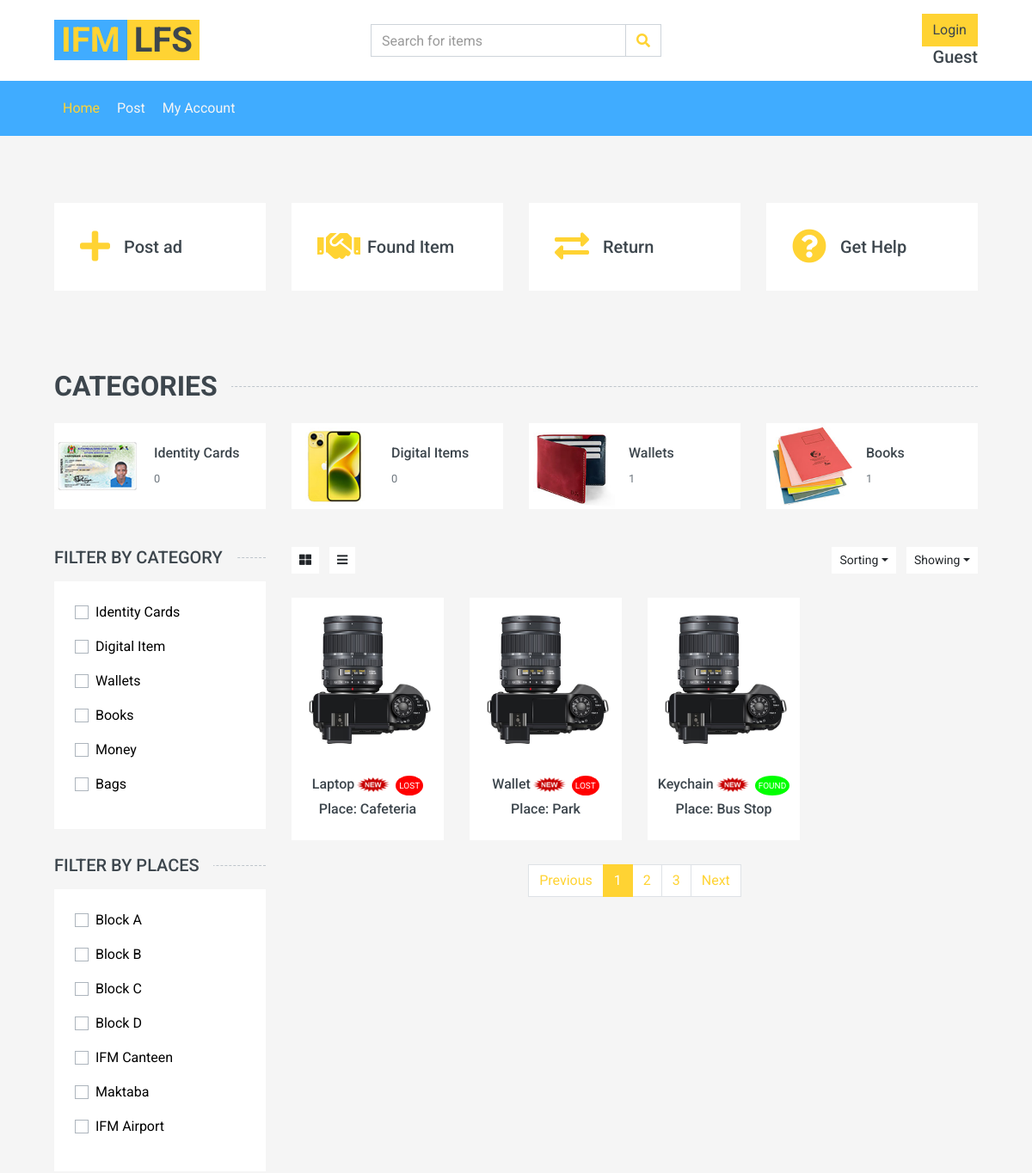
The page /search.php (upper part) on the database as committed earlier.
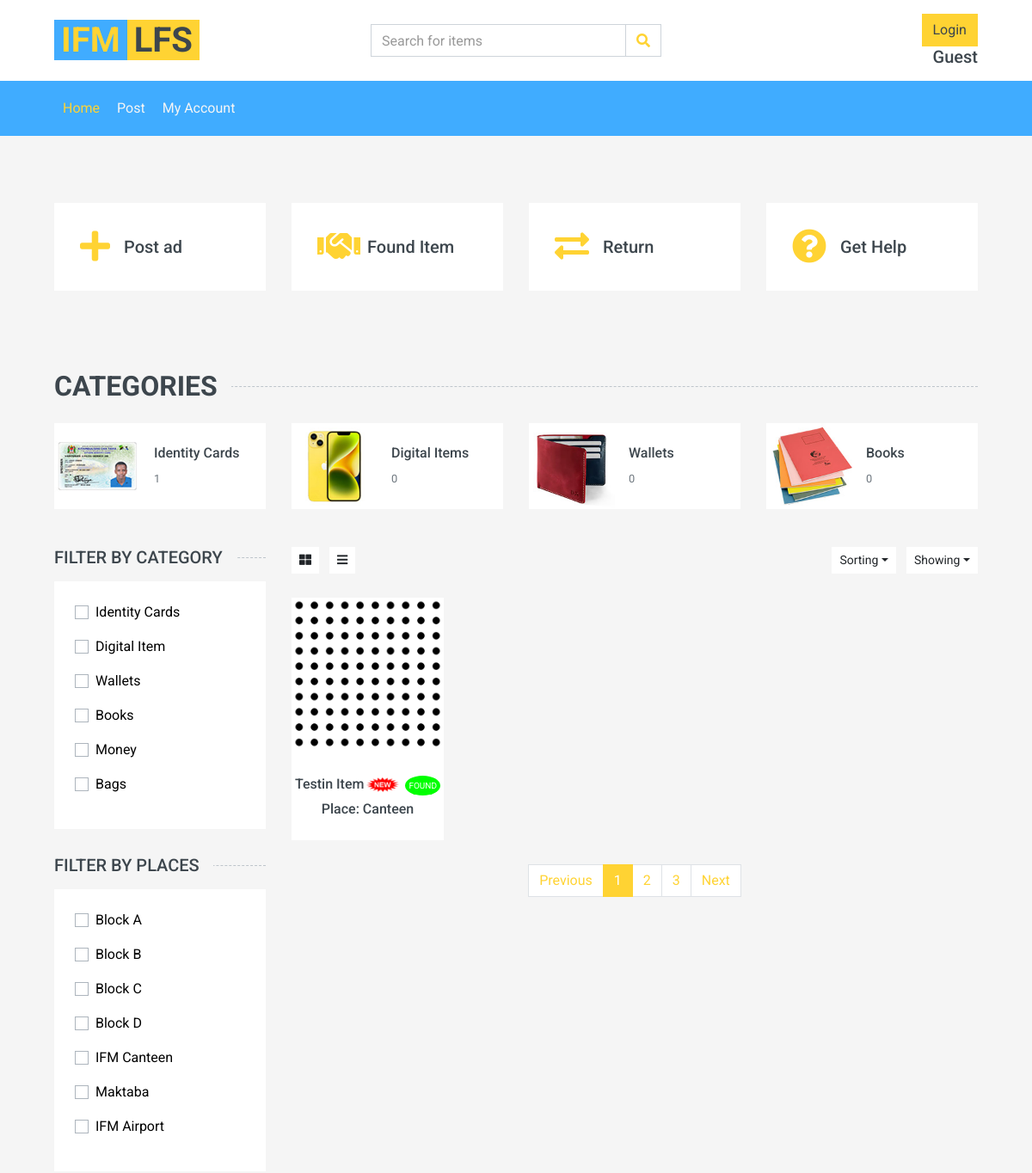
The same page on the database as committed later.
### tables this page shows
CREATE TABLE `categories` (
  `id` int(11) NOT NULL AUTO_INCREMENT,
  `category_name` varchar(50) NOT NULL,
  `link` varchar(50) NOT NULL,
  PRIMARY KEY (`id`)
);

CREATE TABLE `places` (
  `id` int(11) NOT NULL AUTO_INCREMENT,
  `place_name` varchar(50) NOT NULL,
  PRIMARY KEY (`id`)
);

CREATE TABLE `items` (
  `item_id` int(11) NOT NULL AUTO_INCREMENT,
  `item_name` varchar(255) DEFAULT NULL,
  `category` varchar(255) DEFAULT NULL,
  `description` varchar(255) DEFAULT NULL,
  `postedby` int(11) DEFAULT NULL,
  `location_found` varchar(255) DEFAULT NULL,
  `location_lost` varchar(255) DEFAULT NULL,
  `date_found` varchar(255) DEFAULT NULL,
  `date_lost` varchar(255) DEFAULT NULL,
  `owner_name` varchar(255) DEFAULT NULL,
  `owner_contact` varchar(255) DEFAULT NULL,
  `claimed` tinyint(1) DEFAULT 0,
  `foundby` int(11) DEFAULT NULL,
  `type` varchar(255) DEFAULT NULL,
  `claimed_by` int(11) DEFAULT NULL,
  `status` int(11) DEFAULT 0,
  `claimed_date` date DEFAULT NULL,
  `image` varchar(255) DEFAULT NULL,
  PRIMARY KEY (`item_id`),
  KEY `postedby` (`postedby`),
  KEY `claimed_by` (`claimed_by`),
  KEY `foundby` (`foundby`),
  CONSTRAINT `items_ibfk_1` FOREIGN KEY (`postedby`) REFERENCES `users` (`id`),
  CONSTRAINT `items_ibfk_2` FOREIGN KEY (`claimed_by`) REFERENCES `users` (`id`),
  CONSTRAINT `items_ibfk_3` FOREIGN KEY (`foundby`) REFERENCES `users` (`id`)
);

### search.php (the view, shortened to what the changed rows need)
<!DOCTYPE html>
<html lang="en">
<head>
    <link href="https://cdnjs.cloudflare.com/ajax/libs/font-awesome/5.10.0/css/all.min.css" rel="stylesheet">
    <link href="lib/animate/animate.min.css" rel="stylesheet">
    <link href="lib/owlcarousel/assets/owl.carousel.min.css" rel="stylesheet">
    <link href="css/style.css" rel="stylesheet">
</head>
<body>
    <div class="container-fluid pt-5">
        <div class="row px-xl-5 pb-3">
            <div class="col-lg-3 col-md-6 col-sm-12 pb-1">
                <div class="d-flex align-items-center bg-light mb-4" style="padding: 30px;">
                    <a href="post.php"><h1 class="fa fa-plus text-primary m-0 mr-3"></h1></a>
                </div>
            </div>
            <div class="col-lg-3 col-md-6 col-sm-12 pb-1">
                <div class="d-flex align-items-center bg-light mb-4" style="padding: 30px;">
                    <a href="#"><h1 class="fa fa-handshake text-primary m-0 mr-2"></h1></a>
                </div>
            </div>
            <div class="col-lg-3 col-md-6 col-sm-12 pb-1">
                <div class="d-flex align-items-center bg-light mb-4" style="padding: 30px;">
                    <a href="#"><h1 class="fas fa-exchange-alt text-primary m-0 mr-3"></h1></a>
                </div>
            </div>
            <div class="col-lg-3 col-md-6 col-sm-12 pb-1">
                <div class="d-flex align-items-center bg-light mb-4" style="padding: 30px;">
                    <a href="#"><h1 class="fa fa-question-circle text-primary m-0 mr-3"></h1></a>
                </div>
            </div>
        </div>
    </div>
    <div class="container-fluid pt-5">
        <h2 class="section-title position-relative text-uppercase mx-xl-5 mb-4"><span class="bg-secondary pr-3">Categories</span></h2>
        <div class="row px-xl-5 pb-3">
            <div class="col-lg-3 col-md-4 col-sm-6 pb-1">
                <a class="text-decoration-none" href="">
                    <div class="cat-item img-zoom d-flex align-items-center mb-4">
                        <div class="flex-fill pl-3">
                            <h6>Identity Cards</h6>
                            <?php
                            include 'helpers/dbcon.inc.php';
                            $sql = "SELECT COUNT(item_id) AS count FROM items WHERE category = 'Identity Cards'";
                            $result = $conn->query($sql);
                            if($result)
                                $row = $result->fetch_assoc();
                                $count = $row['count'];
                                echo '<small class="text-body">'.$count.'</small>';
                            ?>
                        </div>
                    </div>
                </a>
            </div>
                            <?php
                            include 'helpers/dbcon.inc.php';
                            $sql = "SELECT COUNT(item_id) AS count FROM items WHERE category = 'Digital Item'";
                            $result = $conn->query($sql);
                            if($result)
                                $row = $result->fetch_assoc();
                            ?>
            <div class="col-lg-3 col-md-4 col-sm-6 pb-1">
                <a class="text-decoration-none" href="">
                    <div class="cat-item img-zoom d-flex align-items-center mb-4">
                        <div class="flex-fill pl-3">
                            <h6>Wallets</h6>
                            <?php
                            include 'helpers/dbcon.inc.php';
                            $sql = "SELECT COUNT(item_id) AS count FROM items WHERE category = 'Wallets'";
                            $result = $conn->query($sql);
                            if($result)
                                $row = $result->fetch_assoc();
                                $count = $row['count'];
                                echo '<small class="text-body">'.$count.'</small>';
                            ?>
                        </div>
                    </div>
                </a>
            </div>
            <div class="col-lg-3 col-md-4 col-sm-6 pb-1">
                <a class="text-decoration-none" href="">
                    <div class="cat-item img-zoom d-flex align-items-center mb-4">
                        <div class="flex-fill pl-3">
                            <h6>Books</h6>
                             <?php
                            include 'helpers/dbcon.inc.php';
                            $sql = "SELECT COUNT(item_id) AS count FROM items WHERE category = 'Books'";
                            $result = $conn->query($sql);
                            if($result)
                                $row = $result->fetch_assoc();
                                $count = $row['count'];
                                echo '<small class="text-body">'.$count.'</small>';
                            ?>
                        </div>
                    </div>
                </a>
            </div>
        </div>
    </div>
    <div class="container-fluid">
        <div class="row px-xl-5">
            <div class="col-lg-3 col-md-4">
                <div class="bg-light p-4 mb-30">
                    <form>
                    <?php
                    include 'helpers/dbcon.inc.php';
                    $query = "SELECT * FROM categories";
                    $res = $conn->query($query);
                    while($row = mysqli_fetch_assoc($res)){
                        $category_name = $row['category_name'];
                        echo '<div class="custom-control custom-checkbox d-flex align-items-center justify-content-between mb-3">
                        <a href="#" style="color:black"><label class="custom-control-label" for="price-all">'.$category_name.'</label></a>
                        </div>';
                    }
                    ?>
                    </form>
                </div>
                <div class="bg-light p-4 mb-30">
                    <form>
                    <?php
                    include 'helpers/dbcon.inc.php';
                    $query = "SELECT * FROM places";
                    $res = $conn->query($query);
                    while($row = mysqli_fetch_assoc($res)){
                        $place = $row['place_name'];
                        echo '<div class="custom-control custom-checkbox d-flex align-items-center justify-content-between mb-3">
                        <a href="#" style="color:black"><label class="custom-control-label" for="price-all">'.$place.'</label></a>
                        </div>';
                    }
                    ?>
                    </form>
                </div>
            </div>
            <div class="col-lg-9 col-md-8">
                <div class="row pb-3">
                    <?php
        include 'helpers/dbcon.inc.php';
        $search = $_GET['query'];
        $page = isset($_GET['page']) ? $_GET['page'] : 1;
        $itemsPerPage = 8;
        $offset = ($page - 1) * $itemsPerPage;
        $query = "SELECT * FROM items WHERE item_name LIKE '%$search%' LIMIT $itemsPerPage OFFSET $offset";
        $res = $conn->query($query);
        while($row = mysqli_fetch_assoc($res)){
            $badg = '';
            if($row["type"] === 'Found'){
                $badg = '<span class="found-badge">Found</span>';
            }else if($row["type"] === 'Lost'){
                $badg = '<span class="lost-badge">Lost</span>';
            }
            echo '<div class="col-lg-3 col-md-4 col-sm-6 pb-1">
                <div class="product-item bg-light mb-4">
                    <div class="product-img position-relative overflow-hidden">
                        <img class="img-fluid w-100" src="' . $row["image"] .' " alt="">
                        <div class="product-action">
                            <a class="btn btn-outline-dark btn-square" href="detail.php?id='.$row["item_id"].'"><i class="fa fa-search"></i></a>
                        </div>
                    </div>
                    <div class="text-center py-4">
                        <a class="h6 text-decoration-none text-truncate" href="">' . $row["item_name"] .'<img src="img/new_flash.gif" width="44px" height="33px"> </a>'.$badg.'<br>
                        <a class="h6 text-decoration-none text-truncate" href="">' . 'Place: '.$row["location_found"] .' </a>
                    </div>
                </div>
            </div>';
        }
            ?>
                </div>
            </div>
        </div>
    </div>
</body>
</html>

Rows that differ between the two databases and show on the page:
removed items: image (picture), item_name "Laptop", type "LOST", location_found "Cafeteria"
removed items: image (picture), item_name "Wallet", type "LOST", location_found "Park"
removed items: image (picture), item_name "Keychain", type "FOUND", location_found "Bus Stop"
added items: image (picture), item_name "Testin Item", type "FOUND", location_found "Canteen"
Other text that changed with them:
$count: "0" → "1"
$count: "1" → "0"
